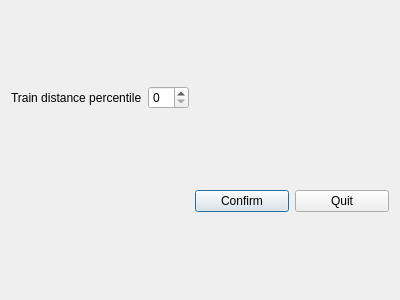
<?xml version="1.0" encoding="UTF-8"?>
<ui version="4.0">
 <class>MaskParametersGui</class>
 <widget class="QDialog" name="MaskParametersGui">
  <property name="geometry">
   <rect>
    <x>0</x>
    <y>0</y>
    <width>400</width>
    <height>300</height>
   </rect>
  </property>
  <property name="windowTitle">
   <string>Mask Detection Parameters</string>
  </property>
  <layout class="QGridLayout" name="gridLayout_2">
   <item row="0" column="0">
    <layout class="QGridLayout" name="gridLayout">
     <item row="0" column="0">
      <widget class="QLabel" name="label">
       <property name="text">
        <string>Train distance percentile</string>
       </property>
      </widget>
     </item>
     <item row="0" column="1">
      <widget class="QSpinBox" name="spinBox_trainDistPercentile"/>
     </item>
    </layout>
   </item>
   <item row="1" column="1">
    <widget class="QPushButton" name="button_confirmMaskParameters">
     <property name="text">
      <string>Confirm</string>
     </property>
    </widget>
   </item>
   <item row="1" column="2">
    <widget class="QPushButton" name="button_closeMaskParameters">
     <property name="text">
      <string>Quit</string>
     </property>
    </widget>
   </item>
  </layout>
 </widget>
 <resources/>
 <connections/>
</ui>
